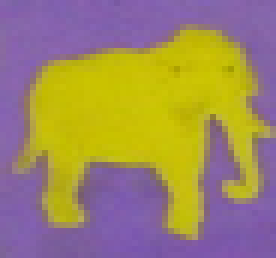
%> input picture Generalised_Hough_Transforms/Elephant_Animals2/template_elephant.png, 46 x 43 px, given in place of animals2.jpg, which was not available (shown 6 times larger)
$ octave generalizedHoughTransform.m   (GNU Octave 9; MATLAB toolbox functions it lacks are replaced by stand-ins)
%> lines starting %> are read from the running program, lines starting %| are printed output that depends on the picture; in (x1, y1, x2, y2) boxes, pixels count from 0 and x2, y2 are one past the last pixel; in counts of white or black regions, pixels touching at a corner belong together; the program's own positions count from 1; pictures that were not available may be replaced by others from this repository, and a replacement may not be noted
%%%%%%%%%%%%%%%%%%%%%%%%%%%%%%%%%%%%%%%%%%%%%%%%%%%%%%%%%%%%%%%%%%%%%%%%%%%
% File Name:   generaliszedHoughTransform.m
% Description: Using GHT's find the shapes and letters
% Input:       .png files which are unsharpened
% Output:      .bmp files that have been sharpened
% Environment: Matlab R2019b
% Usage:       In Matlab Command Window, type 'generaliszedHoughTransform'.
%%%%%%%%%%%%%%%%%%%%%%%%%%%%%%%%%%%%%%%%%%%%%%%%%%%%%%%%%%%%%%%%%%%%%%%%%%%

clear all;

full_circle_angle = 360;
half_circle_angle = 180;

%Original image, we will need to gray value it later and use smoothing
%filter
im = imread('animals2.jpg');
%> im is the input picture: size 43x46x3 uint8; mean R, G, B 157.7, 135.4, 99

%Template we searching for, will need to be gray scaled
im_template = imread('template_elephant.png');

%Convert to Gray levels
im_gray = rgb2gray(im);
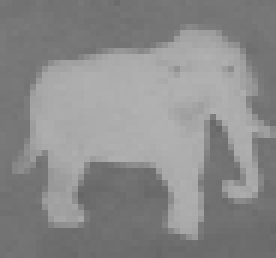
%> im_gray: size 43x46 uint8 (shown 6 times larger); min 102, max 177, mean 137.9
im_tem_gray = rgb2gray(im_template);

%Step A: Run smoothing filter and edge detection

%Run smoothing fitler

maskunweighted = [1/9 1/9 1/9; 1/9 1/9 1/9; 1/9 1/9 1/9];

maskGaus5 = 1/273*[1 4  7  4  1;
             4 16 26 16 4;
             7 26 41 26 7;
             4 16 26 16 4;
             1 4  7  4  1];

im_gray = double(im_gray)/255;
%> im_gray: size 43x46 double
im_gray_smoothed{1} = im_gray;

im_tem_gray = double(im_tem_gray)/255;
im_template_smoothed{1} = im_tem_gray;

for i=2:15
    im_gray_smoothed{i} = conv2(im_gray_smoothed{i-1},maskGaus5,'same');
    im_template_smoothed{i} = conv2(im_template_smoothed{i-1},maskGaus5,'same');

end
%> after the loop, im_gray_smoothed = 15 items; im_template_smoothed = 15 items

%Use sobel to tweak and get rid of background elements
im_gray_edge = edge(im_gray_smoothed{2},'sobel',0.03);
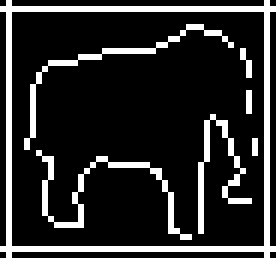
%> im_gray_edge: size 43x46 logical (shown 6 times larger); 16.3% white in thin lines or dots
%Use canny for template since it doesnt have noise or background
im_temp_edge = edge(im_tem_gray,'sobel',0.03);
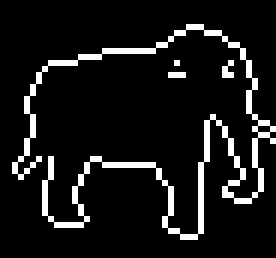
%> im_temp_edge: size 43x46 logical (shown 6 times larger); 9.2% white in thin lines or dots, all inside (x1, y1, x2, y2) = (2, 4, 46, 40)

imwrite(im_gray_edge, 'Animals_edges.bmp', 'bmp');
imwrite(im_temp_edge, 'Template_edge.bmp','bmp');


%Step B: Start the algo
%Step B.1: Find R-Tables

%Calculate gradients of the template and the image:
gradient_template = atan2(imfilter(double(im_temp_edge),[1; -1],'same'),imfilter(double(im_temp_edge),[1  -1],'same'))*(half_circle_angle)/pi();
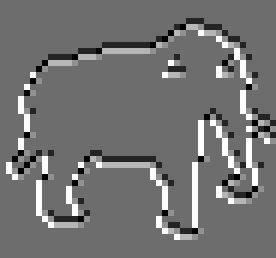
%> gradient_template: size 43x46 double (shown 6 times larger); min -135, max 180, mean 6.8; drawn with min black and max white
gradient_image = atan2(imfilter(double(im_gray_edge),[1; -1],'same'),imfilter(double(im_gray_edge),[1  -1],'same'))*(half_circle_angle)/pi();
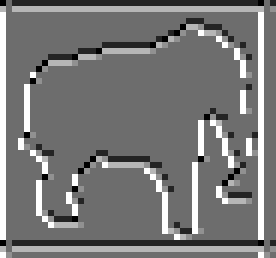
%> gradient_image: size 43x46 double (shown 6 times larger); min -135, max 180, mean 13.4; drawn with min black and max white


%find edge vertices from template
[x_pos, y_pos] = find(im_temp_edge > 0);
%> x_pos = 181 values from 5 to 40; y_pos = 181 values from 3 to 46

%Once we find the edge we can create are R_table for it:

%Dealing with the first rotation
% (-1/6)pi
Angle_The = (-1/11)*pi();
scale = 1.5;
R_Table_The = zeros(full_circle_angle, size(x_pos,1), 2);

%Find center of the template that had edge detection ran on it
template_x_center = round(size(im_temp_edge,1)/2);
%> template_x_center = 22
template_y_center = round(size(im_temp_edge,2)/2);
%> template_y_center = 23

%Create the bins that will be used for the algo
No_Bin = zeros(full_circle_angle,1);

%Values needed when calculating R-Table values:
    a = cos(Angle_The);
    b = sin(Angle_The);

i = 1;
while i <= size(x_pos,1)
    %Calculate the differentials from the center of the template:
    dx = x_pos(i) - template_x_center;
    dy = y_pos(i) - template_y_center;

    %Find out which bin we are going to use
    gradient_coe = gradient_template(x_pos(i),y_pos(i))+half_circle_angle;
    No_Bin(gradient_coe) = No_Bin(gradient_coe)+1;
    bin_coe = No_Bin(gradient_coe);

    dx = scale * dx;
    dy = scale * dy;

    %RTable_The calc:
    %X val
    R_Table_The(gradient_coe,bin_coe,1) = round(a * dx - b * dy);
    %Y val
    R_Table_The(gradient_coe,bin_coe,2) = round(b * dx + a * dy);

    i = i+1;
end
%> this loop made 181 passes
%> (dx, dy, gradient_coe, bin_coe) on passes 1 to 3: (9, -30, 180, 1), (10.5, -30, 225, 1), (7.5, -28.5, 225, 2)
%> after the loop, No_Bin = 360 values, max 67 at index 180, min 0 at index 1, mean 0.503; i = 182

%Step B.2: Accumulator
%
%Find verticies for image edges
[x_prime, y_prime] = find(im_gray_edge);
%> x_prime = 322 values from 1 to 43; y_prime = 322 values from 1 to 46

The_R_TablePos = zeros(size(im_gray_edge));
for outer=1:1:size(x_prime,1)

    %Find the index of the bin we are going to iterate through
    gradient_coe = half_circle_angle + gradient_image(x_prime(outer),y_prime(outer));

    %Iterate through bin
    for i=1:1:No_Bin(gradient_coe)

        %Set index we are entering data into for Table_The
        x_Rtable_The = x_prime(outer) - R_Table_The(gradient_coe, i, 1);
        y_Rtable_The = y_prime(outer) - R_Table_The(gradient_coe, i, 2);

        %Check if index is non negative value && (=/=0)
        if (x_Rtable_The > 0) && (y_Rtable_The > 0)
            %Check if the index is within size constraints
            if(x_Rtable_The < size(im_gray_edge,1)) && (y_Rtable_The < size(im_gray_edge,2))
                %iterator increase ++
                The_R_TablePos(x_Rtable_The, y_Rtable_The) = The_R_TablePos(x_Rtable_The, y_Rtable_The) + 1;
            end;
       end;

    end

end
%> this loop made 322 passes
%> gradient_coe on passes 1 to 3: 270, 270, 180
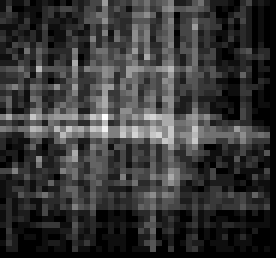
%> The_R_TablePos: size 43x46 double (shown 6 times larger); min 0, max 18, mean 3.88; drawn with min black and max white

%Step C: Display

%Step C.1: Bear 1
Elephant_1 = mat2gray(The_R_TablePos);

imwrite(Elephant_1, 'accumulatorMatrixBear1.bmp', 'bmp');

[first_elephant_x,first_elephant_y] = find(The_R_TablePos == max(max(The_R_TablePos)));
%> first_elephant_x = 20; first_elephant_y = 18
% first_elephant_x = first_elephant_x(1);
% first_elephant_y = first_elephant_y(1);

%Subplot the first bear and its accumulator matrix
subplot(221),imshow(Elephant_1),title('Elephant 1');
hold on;
circle(first_elephant_y, first_elephant_x, 3);


%plot the original image
subplot(222),imshow(im),title('');
hold on;
circle(first_elephant_y, first_elephant_x, 35);
hold on;
circle(first_elephant_y, first_elephant_x, 4);
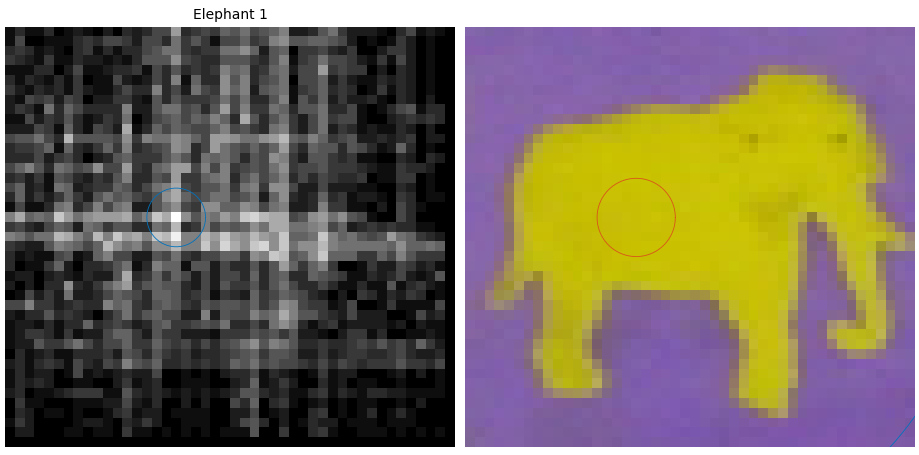
%> figure redrawn from the program's plot data, 2 panels

% The following link was used as reference on how to create a subplot
% circle, I had no idea how to do one so I followed this individuals
% recommendation.
% https://www.mathworks.com/matlabcentral/answers/3058-plotting-circles

function circle(x,y,r)
    ang=0:0.01:2*pi;
    xp=r*cos(ang);
    yp=r*sin(ang);
    plot(x+xp,y+yp);
end
